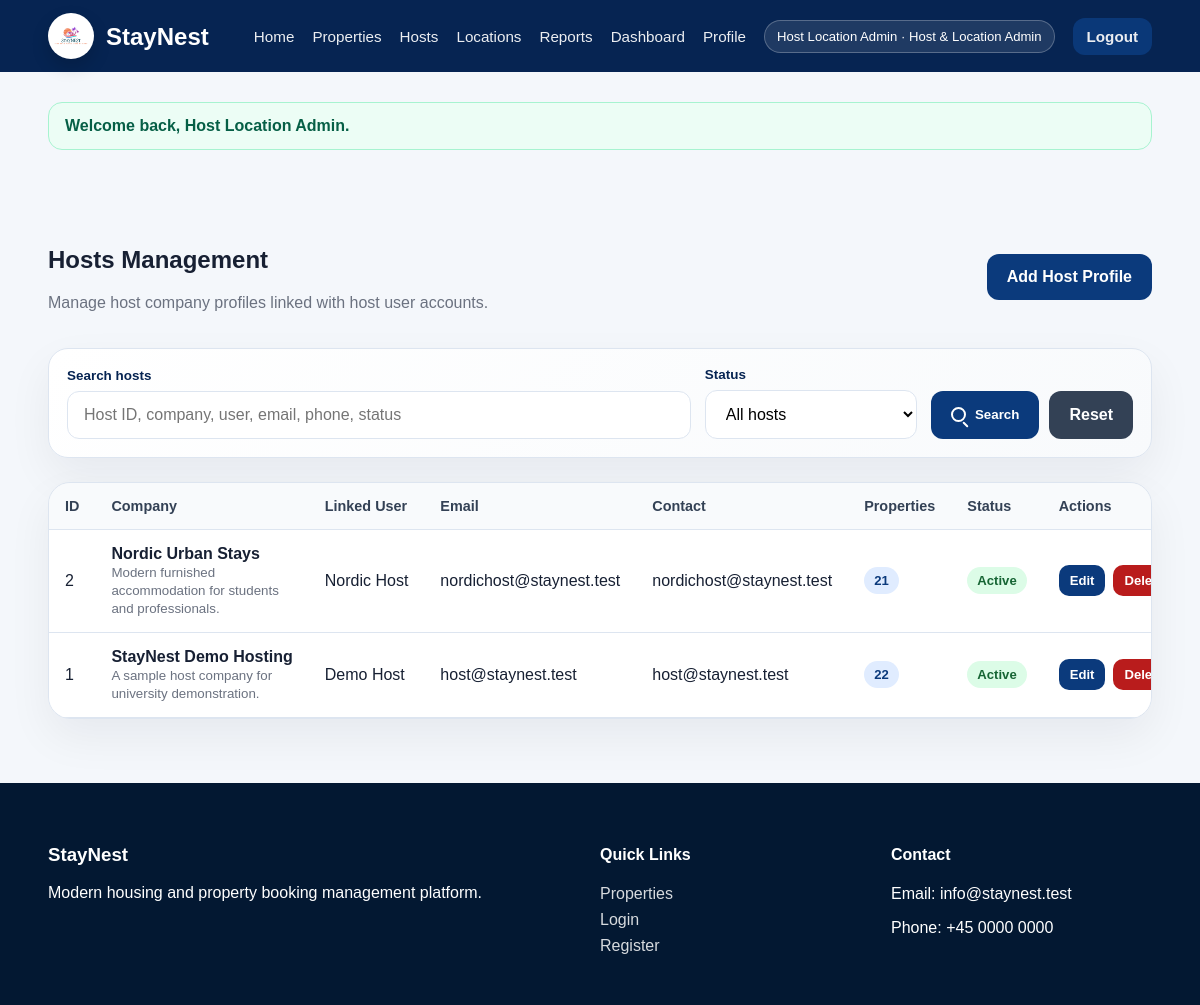
The app's page /public/host (signed in) with its own data.
### tables this page shows
CREATE TABLE hosts (
    host_id INT AUTO_INCREMENT PRIMARY KEY,
    user_id INT NOT NULL,
    company_name VARCHAR(150) NOT NULL,
    company_description TEXT NULL,
    contact_information VARCHAR(255) NULL,
    created_at TIMESTAMP DEFAULT CURRENT_TIMESTAMP,
    updated_at TIMESTAMP DEFAULT CURRENT_TIMESTAMP ON UPDATE CURRENT_TIMESTAMP,
    CONSTRAINT fk_hosts_users
        FOREIGN KEY (user_id) REFERENCES users(user_id)
        ON DELETE CASCADE ON UPDATE CASCADE
);

CREATE TABLE users (
    user_id INT AUTO_INCREMENT PRIMARY KEY,
    name VARCHAR(100) NOT NULL,
    email VARCHAR(150) NOT NULL UNIQUE,
    password VARCHAR(255) NOT NULL,
    phone VARCHAR(30) NULL,
    role ENUM('customer','host','staff','main_admin','booking_property_admin','host_location_admin') NOT NULL DEFAULT 'customer',
    status ENUM('active','inactive','blocked') NOT NULL DEFAULT 'active',
    account_status ENUM('active','pending','rejected') NOT NULL DEFAULT 'active',
    created_at TIMESTAMP DEFAULT CURRENT_TIMESTAMP,
    updated_at TIMESTAMP DEFAULT CURRENT_TIMESTAMP ON UPDATE CURRENT_TIMESTAMP
);

### app/core/Controller.php (called while the page is built, shortened)
<?php
class Controller
{
    protected function view(string $view, array $data = []): void
    {
        extract($data);
        $viewFile = APP_ROOT . '/app/views/' . $view . '.php';
        require $viewFile;
    }
}

### app/controllers/HostController.php (called while the page is built, shortened)
<?php
class HostController extends Controller
{
    private Host $hostModel;
    public function __construct()
    {
        $this->hostModel = $this->model('Host');
    }
    public function index(): void
    {
        $search = trim((string) ($_GET['search'] ?? ''));
        $status = trim((string) ($_GET['status'] ?? ''));
        $statusOptions = ['active', 'pending', 'rejected', 'inactive'];
        $status = in_array($status, $statusOptions, true) ? $status : null;
        $this->view('hosts/index', [
            'title' => 'Hosts',
            'hosts' => $this->hostModel->listAll($search, $status),
            'search' => $search,
            'status' => $status,
            'statusOptions' => $statusOptions,
        ]);
    }
}

### app/core/Router.php (called while the page is built, shortened)
<?php
class Router
{
    private string $defaultMethod = 'index';
    public function dispatch(): void
    {
        $url = $this->parseUrl();
        $methodName = $url[1] ?? $this->defaultMethod;
        $controller = new $controllerName();
        $params = array_slice($url, 2);
        call_user_func_array([$controller, $methodName], $params);
    }
    private function parseUrl(): array
    {
        $url = trim($_GET['url'], '/');
        $url = filter_var($url, FILTER_SANITIZE_URL);
        return explode('/', $url);
    }
}

### public/index.php (called while the page is built, shortened)
<?php
spl_autoload_register(function ($className) {
    $paths = [
        APP_ROOT . '/app/core/' . $className . '.php',
        APP_ROOT . '/app/controllers/' . $className . '.php',
        APP_ROOT . '/app/models/' . $className . '.php',
    ];
    foreach ($paths as $path) {
        if (file_exists($path)) {
            return;
        }
    }
});
$router = new Router();
$router->dispatch();

### app/core/Model.php (called while the page is built, shortened)
<?php
class Model
{
    public function __construct()
    {
        $this->db = Database::connect();
    }
}

### app/core/Database.php (called while the page is built)
<?php
class Database
{
    private static ?PDO $connection = null;
    public static function connect(): PDO
    {
        if (self::$connection === null) {
            $dsn = 'mysql:host=' . DB_HOST . ';dbname=' . DB_NAME . ';charset=' . DB_CHARSET;
            $options = [
                PDO::ATTR_ERRMODE => PDO::ERRMODE_EXCEPTION,
                PDO::ATTR_DEFAULT_FETCH_MODE => PDO::FETCH_ASSOC,
                PDO::ATTR_EMULATE_PREPARES => false,
            ];
            try {
                self::$connection = new PDO($dsn, DB_USER, DB_PASS, $options);
            } catch (PDOException $e) {
                die('Database connection failed: ' . $e->getMessage());
            }
        }
        return self::$connection;
    }
}

### app/models/Host.php (called while the page is built, shortened)
<?php
class Host extends Model
{
    public function listAll(?string $search = null, ?string $status = null): array
    {
        $sql = 'SELECT h.*, u.name, u.email, u.phone, u.status, u.account_status, COUNT(p.property_id) AS property_count
                FROM hosts h
                INNER JOIN users u ON u.user_id = h.user_id
                LEFT JOIN properties p ON p.host_id = h.host_id';
        $params = [];
        $sql .= ' GROUP BY h.host_id ORDER BY h.host_id DESC';
        $stmt = $this->db->prepare($sql);
        $stmt->execute($params);
        return $stmt->fetchAll();
    }
}

### app/views/hosts/index.php (the view, shortened to what this page needs)
<?php
require APP_ROOT . '/app/views/layouts/header.php';
?>
<section class="container section">
    <div class="section-heading">
        <div>
            <h1>Hosts Management</h1>
            <p class="muted">Manage host company profiles linked with host user accounts.</p>
        </div>
        <a class="btn" href="<?= URL_ROOT; ?>/host/create">Add Host Profile</a>
    </div>
    <form class="management-filter-panel host-filter-panel" method="get" action="<?= URL_ROOT; ?>/host">
        <div class="booking-filter-field management-filter-search">
            <label for="hostSearch">Search hosts</label>
            <input id="hostSearch" type="text" name="search" value="<?= htmlspecialchars($search ?? '', ENT_QUOTES, 'UTF-8'); ?>" placeholder="Host ID, company, user, email, phone, status">
        </div>
        <div class="booking-filter-field">
            <label for="hostStatus">Status</label>
            <select id="hostStatus" name="status">
                <option value="">All hosts</option>
            </select>
        </div>
        <div class="booking-filter-actions">
            <button class="btn booking-search-btn" type="submit"><span class="search-icon" aria-hidden="true"></span>Search</button>
            <a class="btn btn-secondary booking-reset-btn" href="<?= URL_ROOT; ?>/host">Reset</a>
        </div>
    </form>
    <?php if (empty($hosts)): ?>
        <div class="card center booking-empty-state">
            <h2>No matching records found.</h2>
            <p class="muted">Try a different host, contact, or status filter.</p>
        </div>
    <?php else: ?>
    <div class="table-card">
        <table>
            <thead>
                <tr>
                    <th>ID</th>
                    <th>Company</th>
                    <th>Linked User</th>
                    <th>Email</th>
                    <th>Contact</th>
                    <th>Properties</th>
                    <th>Status</th>
                    <th>Actions</th>
                </tr>
            </thead>
            <tbody>
                <?php foreach ($hosts as $host): ?>
                    <?php
                        $accountStatus = $host['account_status'] ?? 'active';
                        $hostStatusLabel = ($host['status'] ?? '') === 'inactive' ? 'Inactive' : ucfirst($accountStatus);
                        $hostStatusClass = ($host['status'] ?? '') === 'inactive' ? 'badge-account-inactive' : 'badge-account-' . $accountStatus;
                    ?>
                    <tr>
                        <td><?= (int) $host['host_id']; ?></td>
                        <td>
                            <strong><?= htmlspecialchars($host['company_name'], ENT_QUOTES, 'UTF-8'); ?></strong><br>
                            <small class="muted"><?= htmlspecialchars($host['company_description'] ?? 'No description', ENT_QUOTES, 'UTF-8'); ?></small>
                        </td>
                        <td><?= htmlspecialchars($host['name'], ENT_QUOTES, 'UTF-8'); ?></td>
                        <td><?= htmlspecialchars($host['email'], ENT_QUOTES, 'UTF-8'); ?></td>
                        <td><?= htmlspecialchars($host['contact_information'] ?? '-', ENT_QUOTES, 'UTF-8'); ?></td>
                        <td><span class="badge"><?= (int) $host['property_count']; ?></span></td>
                        <td><span class="badge <?= htmlspecialchars($hostStatusClass, ENT_QUOTES, 'UTF-8'); ?>"><?= htmlspecialchars($hostStatusLabel, ENT_QUOTES, 'UTF-8'); ?></span></td>
                        <td>
                            <div class="row-actions">
                                <a class="btn btn-mini" href="<?= URL_ROOT; ?>/host/edit/<?= (int) $host['host_id']; ?>">Edit</a>
                                <form method="post" action="<?= URL_ROOT; ?>/host/delete/<?= (int) $host['host_id']; ?>" class="inline-form">
                                    <button class="btn btn-mini btn-danger" type="submit" data-confirm="Delete this host profile? This is blocked if properties are linked.">Delete</button>
                                </form>
                            </div>
                        </td>
                    </tr>
                <?php endforeach; ?>
            </tbody>
        </table>
    </div>
    <?php endif; ?>
</section>
<?php require APP_ROOT . '/app/views/layouts/footer.php'; ?>

### public/assets/css/style.css (style rules this page uses)
:root { --primary: #062452; --primary-light: #0b3a7c; --white: #ffffff; --soft-bg: #f4f7fb; --text: #172033; --muted: #6b7280; --border: #dde5f0; }
* { box-sizing: border-box; }
body { margin: 0; font-family: Arial, Helvetica, sans-serif; background: var(--soft-bg); color: var(--text); }
a { color: inherit; text-decoration: none; }
.container { width: min(1120px, 92%); margin: 0 auto; }
.search-box input, input, select, textarea { width: 100%; padding: 14px 16px; border: 1px solid var(--border); border-radius: 12px; font-size: 1rem; }
.search-box button, .btn { border: none; background: var(--primary-light); color: var(--white); padding: 14px 20px; border-radius: 12px; cursor: pointer; font-weight: 700; display: inline-flex; align-items: center; justify-content: center; transition: 0.2s ease; }
.section { padding: 64px 0; }
.muted { color: var(--muted); }
.btn-secondary { background: #334155; }
.badge { display: inline-flex; align-items: center; padding: 6px 10px; border-radius: 999px; font-size: .82rem; font-weight: 700; background: #e0ecff; color: #0b3a7c; }
.badge-account-active { background: #dcfce7; color: #166534; }
.table-card { background: var(--white); border: 1px solid var(--border); border-radius: 22px; box-shadow: 0 18px 45px rgba(15, 23, 42, .06); overflow-x: auto; }
table { width: 100%; border-collapse: collapse; }
th, td { text-align: left; padding: 15px 16px; border-bottom: 1px solid var(--border); white-space: nowrap; }
th { background: #f8fafc; color: #334155; font-size: .9rem; }
.section-heading { display: flex; align-items: center; justify-content: space-between; gap: 16px; margin-bottom: 20px; }
.row-actions { display: flex; align-items: center; gap: 8px; flex-wrap: nowrap; }
.inline-form { display: inline; margin: 0; }
.btn-mini { padding: 8px 11px; border-radius: 10px; font-size: .82rem; }
.btn-danger { background: #b91c1c; }
.table-card small { white-space: normal; }
.management-filter-panel { display: grid; gap: 14px; align-items: end; margin: 0 0 24px; padding: 18px; border: 1px solid var(--border); border-radius: 20px; background: linear-gradient(135deg, #ffffff, #f8fafc); box-shadow: 0 18px 45px rgba(15, 23, 42, .06); }
.host-filter-panel { grid-template-columns: minmax(280px, 1fr) minmax(180px, .34fr) auto; }
.booking-filter-field { display: grid; gap: 8px; }
.booking-filter-field label { color: var(--primary); font-size: .84rem; font-weight: 800; }
.booking-filter-field input, .booking-filter-field select { min-height: 48px; background: var(--white); }
.booking-filter-actions { display: flex; gap: 10px; align-items: center; justify-content: flex-end; }
.booking-search-btn { min-height: 48px; gap: 9px; background: var(--primary-light); white-space: nowrap; }
.booking-reset-btn { min-height: 48px; white-space: nowrap; }
.search-icon { position: relative; display: inline-block; width: 15px; height: 15px; border: 2px solid currentColor; border-radius: 50%; }
.search-icon::after { content: ""; position: absolute; width: 7px; height: 2px; right: -6px; bottom: -3px; border-radius: 999px; background: currentColor; transform: rotate(45deg); transform-origin: left center; }

### records on screen
hosts: host_id "2", company_name "Nordic Urban Stays", company_description "Modern furnished accommodation for students and professionals.", user.name "Nordic Host", user.email "nordichost@staynest.test", contact_information "nordichost@staynest.test", property_count "21", user.account_status "Active"
hosts: host_id "1", company_name "StayNest Demo Hosting", company_description "A sample host company for university demonstration.", user.name "Demo Host", user.email "host@staynest.test", contact_information "host@staynest.test", property_count "22", user.account_status "Active"

### other values on screen
Auth::name() "Host Location Admin"
Auth::roleLabel() "Host & Location Admin"
$flash['message'] "Welcome back, Host Location Admin."
